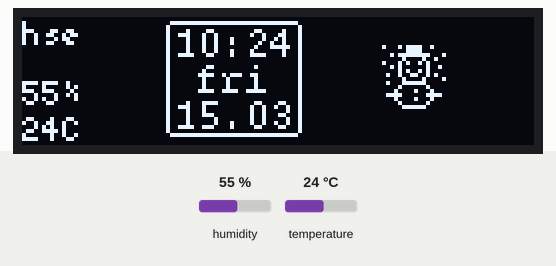
Simulated run of this sketch. Board: ESP8266 (NodeMCU). Shown: 128×32 one-colour display. Inputs (shaded band) come from the test bench; at power-on: humidity 55 %, temperature 24 °C. WiFi joins after 1.5 s; servers stay silent unless stated; the local clock reads 2024-03-15 10:24:30 at power-on unless the sketch sets it; what the sketch prints to the serial monitor is not drawn.

Above: at 3.2 s.
3.3 s: humidity set to 22 %
At 6.0 s:
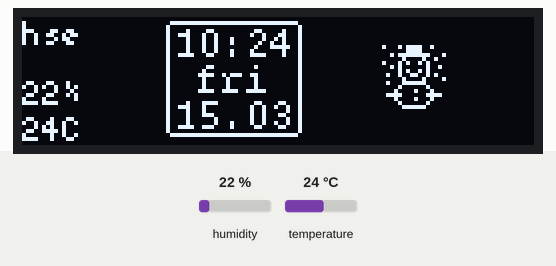
6.5 s: temperature set to 12 °C
At 9.0 s:
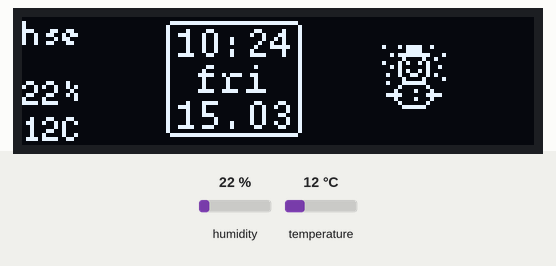
11.8 s: humidity set to 40 %
At 13.8 s:
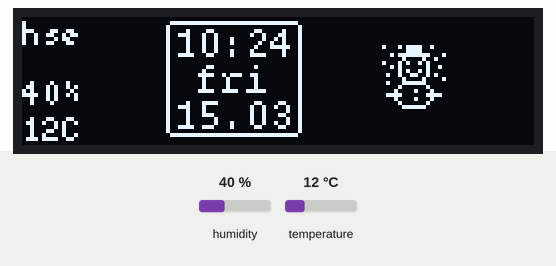
15.1 s: temperature set to 19 °C
At 31.0 s:
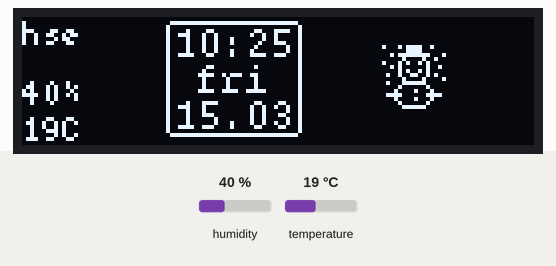
Timing chart, 0 to 32.3 s (numbered marks = the images above; inputs shaded):
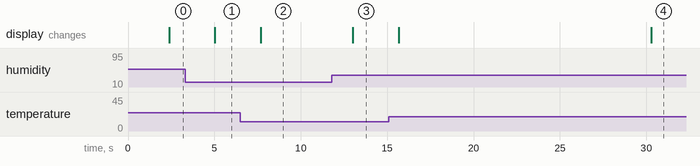

The sketch:

init.ino
```cpp
#include <ESP8266WiFi.h>
#include "DHT.h"
#include <WiFiClientSecure.h>
#include <UniversalTelegramBot.h>
#include <DS3231.h>
#include <U8g2lib.h>

DS3231 rtc;
bool alarm;
int ah;
int am;

bool century = false;
bool h12Flag;
bool pmFlag;

U8G2_SSD1306_128X32_UNIVISION_F_HW_I2C u8g2(U8G2_R0, /* reset=*/ U8X8_PIN_NONE, /* clock=*/ SCL, /* data=*/ SDA);

#define DHTPIN D5

#define BOT_TOKEN "YOUR TOKEN"

X509List cert(TELEGRAM_CERTIFICATE_ROOT);

WiFiClientSecure secured_client;
UniversalTelegramBot bot(BOT_TOKEN, secured_client);

DHT dht(DHTPIN, DHT11);

String _ssid        = "hse";
String _password    = "hsepassword";

WiFiClientSecure net_ssl;
bool wifimode;

float h;
float t;
String hum;
String temp;

void setup() {
  ESP.eraseConfig();
  dht.begin();

  u8g2.begin();
  u8g2.setFontPosTop();

  Serial.begin(115200);
  Serial.println("");
  Serial.println("Start");
  wifimode = wiFiInit();
  secured_client.setTrustAnchors(&cert);

//  time setup

//  rtc.setYear(2021);
//  rtc.setMonth(2);
//  rtc.setDate(13);
//  rtc.setDoW(6);
//  rtc.setHour(9);
//  rtc.setMinute(39);
//  rtc.setSecond(0);

}

void loop() {
  u8g2.clearBuffer();

//  receiving messages
  int numNewMessages = bot.getUpdates(bot.last_message_received + 1);

  while (numNewMessages) {
    Serial.println("got response");
    handleNewMessages(numNewMessages);
    numNewMessages = bot.getUpdates(bot.last_message_received + 1);
  }

  if (alarm) {
    if (ah == (rtc.getHour(h12Flag, pmFlag)) && am == (rtc.getMinute())) {
      playMario();

      am += 5;
      if (am / 60 == 1) {
        ah += 1;
      }
      am = am % 60;
      ah = ah % 24;
    }
  }
//------------------------

  draw();
  u8g2.sendBuffer();
  delay(1000);
}
```

WiFi.ino
```cpp
void StartAPMode();

IPAddress apIP(192, 168, 4, 1);
char* ssidAP      = "q0tW";
char* passwordAP  = "1234567890";

bool wiFiInit() {
  // attempt to connect to ssid
  connectWiFi();

  Serial.println();

  if (WiFi.status() != WL_CONNECTED) {
    Serial.println("Start AP mode");
    StartAPMode();

    return false;
  } else {
    Serial.print("WiFi connected\nIp address: ");
    Serial.println(WiFi.localIP());

    return true;
  }
}

void connectWiFi() {
  WiFi.mode(WIFI_STA);
  int tries = 10;
  WiFi.begin(_ssid.c_str(), _password.c_str());

  while(--tries > 0 && WiFi.status() != WL_CONNECTED) {
    Serial.print("-");
    delay(1000);
  }
}

void StartAPMode() {
  WiFi.disconnect();
  WiFi.mode(WIFI_AP);
  WiFi.softAPConfig(apIP, apIP, IPAddress(255, 255, 255, 0));
  Serial.println(WiFi.softAP(ssidAP, passwordAP) ? "Ready" : "Failed!");

  Serial.print("Soft-AP IP address = ");
  Serial.println(WiFi.softAPIP());
}
```

display.ino
```cpp
int count = 0;

void draw() {
  h = dht.readHumidity();
  t = dht.readTemperature();
  hum = String((int) h);
  hum += "%";

  temp = String((int) t);
  temp += "C";

  byte hours = (rtc.getHour(h12Flag, pmFlag));
  byte minutes = (rtc.getMinute());

  u8g2.setFont(u8g2_font_courR08_tr);
  u8g2.drawRFrame(36, 1, 34, 29, 1);
  u8g2.setCursor(38, 3);
  u8g2.print(hours / 10, DEC);
  u8g2.print(hours % 10, DEC);
  u8g2.print(":");
  u8g2.print(minutes / 10, DEC);
  u8g2.print(minutes % 10, DEC);
  u8g2.setCursor(38, 21);
  u8g2.print(rtc.getDate(), DEC);
  u8g2.print(".");
  u8g2.print(rtc.getMonth(century) / 10, DEC);
  u8g2.print(rtc.getMonth(century) % 10, DEC);
  u8g2.setCursor(43, 12);
  u8g2.print(getDay());

  u8g2.setFont(u8g2_font_5x8_tf);
  if (WiFi.status() == WL_CONNECTED) {
    u8g2.setCursor(0, 0);
    u8g2.print(WiFi.SSID());
  } else {
    if (count == 10) {
      count = 0;
      connectWiFi();
    } else {
      count++;
    }
  }

  if (alarm) {
    u8g2.setCursor(0, 7);
    u8g2.print("a");
//    u8g2.print(ah / 10);
//    u8g2.print(ah % 10);
//    u8g2.print(":");
//    u8g2.print(am / 10);
//    u8g2.print(am % 10);
  }

  u8g2.setCursor(0, 15);
  u8g2.print(hum);
  u8g2.setCursor(0, 24);
  u8g2.print(temp);

  u8g2.setFont(u8g2_font_unifont_t_symbols);
  //u8g2.setFont(u8g2_font_fur20_t_symbol);
  u8g2.drawUTF8(90, 10, "☃");
}

String getDay() {
  switch (rtc.getDoW()) {
    case 1:
      return "mon";
    case 2:
      return "tue";
    case 3:
      return "wed";
    case 4:
      return "thu";
    case 5:
      return "fri";
    case 6:
      return "sat";
    case 7:
      return "sun";
    default:
      return "meow";
  }
}
```

telegram.ino
```cpp
void handleNewMessages(int numNewMessages) {
  Serial.println("handleNewMessages");
  Serial.println(String(numNewMessages));

  for (int i = 0; i < numNewMessages; i++) {
    String chat_id = bot.messages[i].chat_id;
    String text = bot.messages[i].text;

    if (text == "/307") {
//      bot.sendChatAction(chat_id, "typing");
//      delay(2000);
      bot.sendMessage(chat_id, "T: " + temp + "\nH: " + hum);
    }

    if (text == "/muzlo") {
      bot.sendMessage(chat_id, "Эта хуйня больше не прокатит))))");
    }

    if (text.substring(0, 9)  == "/setalarm") {
      if (text.substring(10, 12) != "" && text.substring(13, 15) != "") {
        alarm = true;

        ah = text.substring(10, 12).toInt();
        am = text.substring(13, 15).toInt();

        if (ah > 0 && ah < 24 && am > 0 && am < 60) {
//        bot.sendChatAction(chat_id, "typing");
//        delay(2000);
        bot.sendMessage(chat_id, "Alarm set on " + String(ah) + ":" + String(am));
        } else {
//          bot.sendChatAction(chat_id, "typing");
//         delay(2000);
         bot.sendMessage(chat_id, "Request must look like '/setalarm HH:MM'");
        }
      }
    }

    if (text == "/alarm off") {
        bot.sendMessage(chat_id, "Alarm off");
        alarm = false;
      }

      if (text == "/alarm status") {
        if (alarm) {
  //        bot.sendChatAction(chat_id, "typing");
  //        delay(2000);
          bot.sendMessage(chat_id, "Alarm was set on " + String(ah) + ":" + String(am));
        } else {
  //        bot.sendChatAction(chat_id, "typing");
  //        delay(2000);
          bot.sendMessage(chat_id, "No alarm was set up");
        }
      }
  }
}
```

Source omitted: melody.ino (data table, 1411 bytes)

Measured:
- after the input at 3.3 s, the display: changes after 1.7 s (image 1)
- after the input at 6.5 s, the display: changes after 1.2 s (image 2)
- after the input at 11.8 s, the display: changes after 1.2 s (image 3)
- after the input at 15.1 s, the display: first changes after 0.57 s (image 4 shows a later state)
